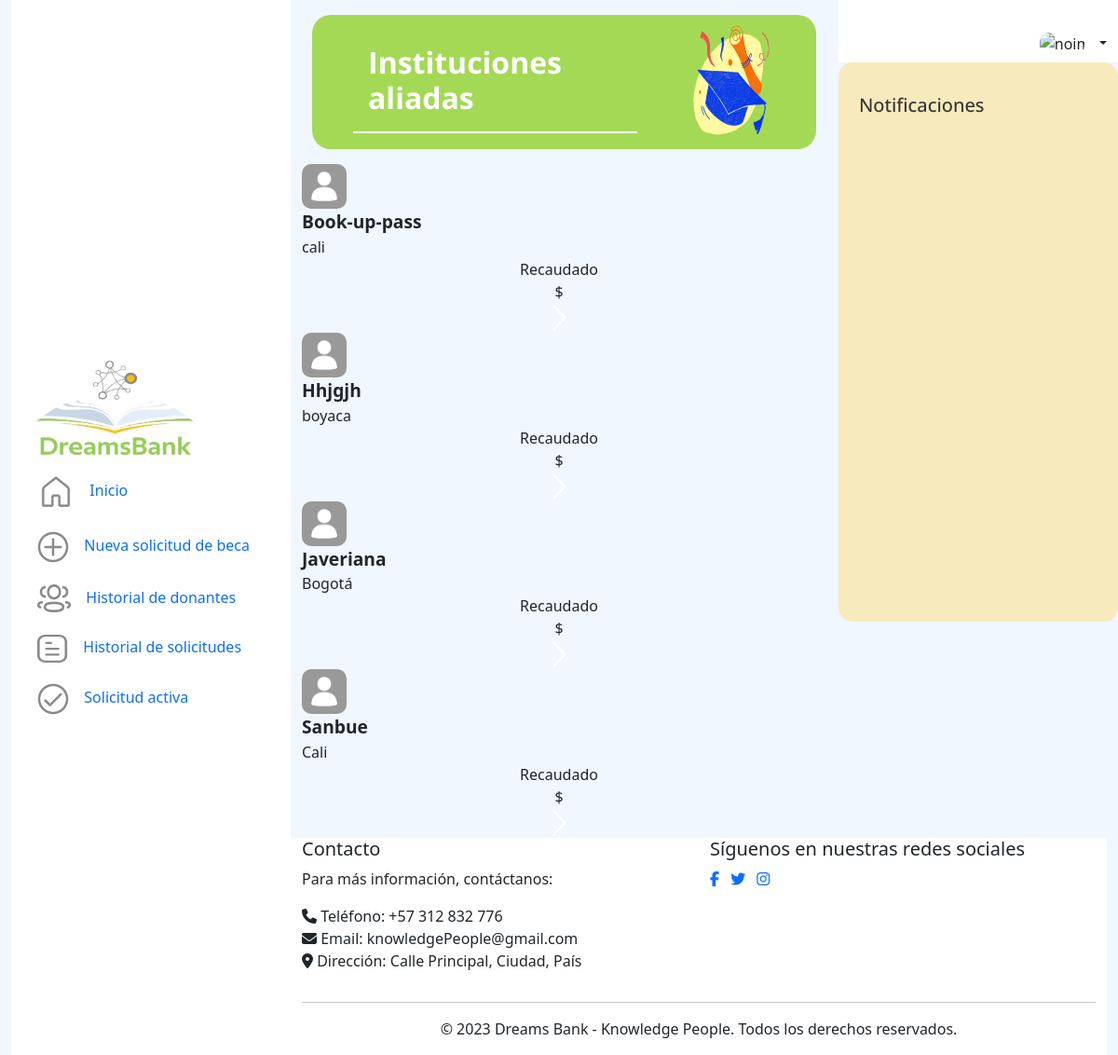
Page /users/institutions/ on the earlier database version.
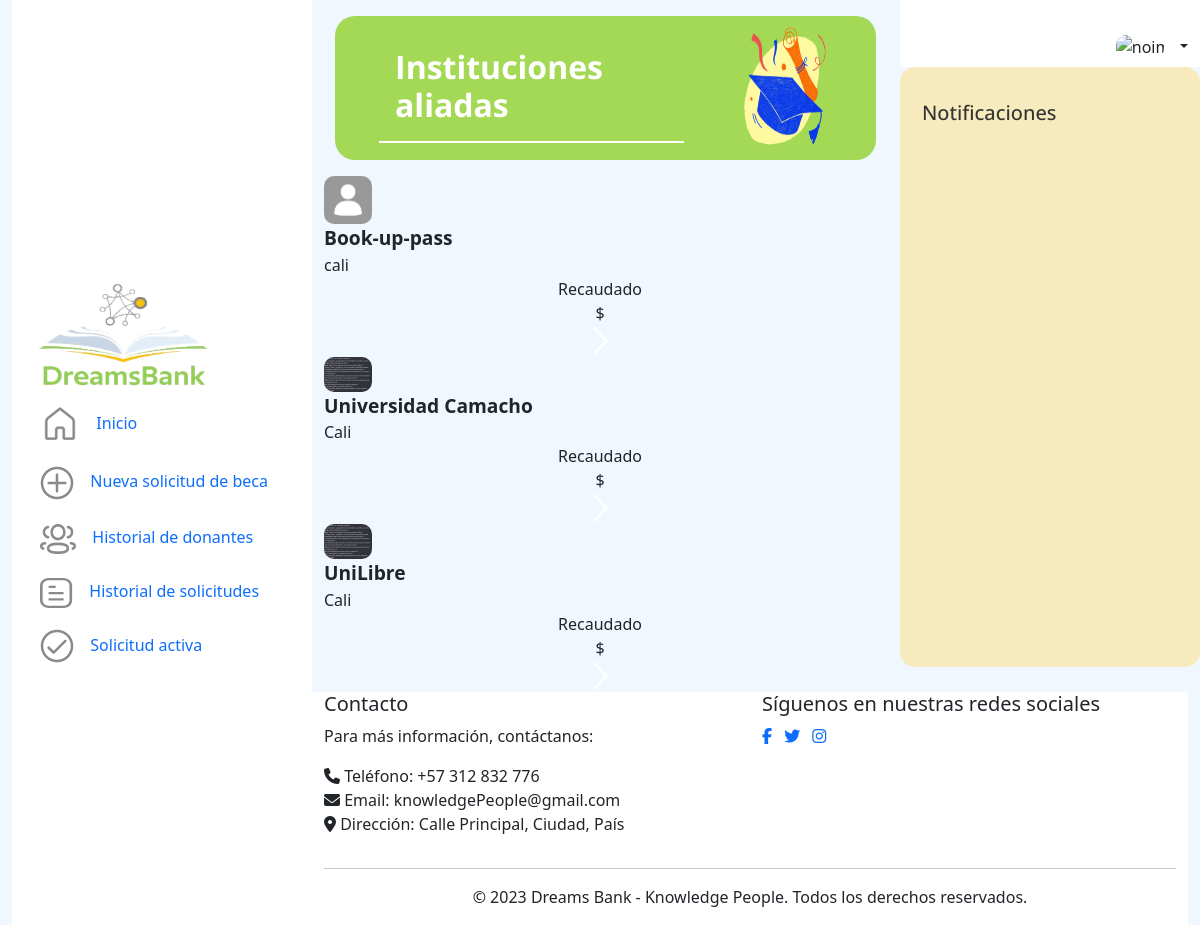
Same page on the later database version.
### users/models.py (models this page shows, shortened)
class User(AbstractBaseUser, PermissionsMixin):
    username=None
    BENEFICIARY=1
    NATURALDONOR=2
    LEGALDONOR=3
    INSTITUTION=4
    ADMIN=5
    ROLE_CHOICE=(
          (BENEFICIARY, 'Beneficiario'),
          (NATURALDONOR,'Donante natural'),
          (LEGALDONOR,'Donante juridico'),
          (INSTITUTION,'Institución'),
          (ADMIN,'Admin'),
    )
    TI=1
    CC=2
    CE=3
    NIT=4
    IDTYPE_CHOICE= ((TI,'Tarjeta de Identidad'),
                (CC,'Cédula de Ciudadanía'),
                ( CE,'Cédula extranjera'),
                (NIT,'NIT'))
    email = models.EmailField(_("email address"), unique=True)
    name=models.CharField(max_length=100,null=False)
    profilePicture= models.ImageField(upload_to="users",null=True, blank=True)
    idType = models.PositiveSmallIntegerField(choices=IDTYPE_CHOICE,null=False)
    numID = models.CharField(max_length=10,null=False)
    role=models.PositiveSmallIntegerField(choices=ROLE_CHOICE,null=False)
    date_joined = models.DateTimeField(auto_now_add=True)
    last_login= models.DateTimeField(auto_now_add=True)
    created_date = models.DateTimeField(auto_now_add=True)
    modified_date = models.DateTimeField(auto_now_add=True)
    contact = models.CharField(max_length=15)
    notifications = models.ManyToManyField(Notification)
    is_staff = models.BooleanField(default=False)
    is_active = models.BooleanField(default=True)
    is_admin = models.BooleanField(default=False)
    is_superadmin = models.BooleanField(default=False)
    is_superuser = models.BooleanField(default=False)
    date_joined = models.DateTimeField(default=timezone.now)
    USERNAME_FIELD = "email"
    REQUIRED_FIELDS = ['name', 'idType', 'numID', 'role']
    objects = UserManager()

class Institution(User):
    description = models.TextField(max_length=255)
    TYPE_CHOICES = (
        ('Tecnica', 'Tecnica'),
        ('Tecnologica', 'Tecnologica'),
        ('Pregrado', 'Pregrado'),
        ('Posgrado','Posgrado')
    )
    type_institution = models.CharField(
        max_length=255,
        blank = False,
    )
    address = models.CharField(max_length=100)
    city = models.CharField(max_length=70)
    money_donation = models.IntegerField(default=0)
    optionsstate= (('A','Aprobada'),
                     ('P','Pendiente'),
                     ('R','Rechazada'))
    verificationState = models.CharField(max_length=30,choices=optionsstate,null=False, default='P')

### users/views.py (the view)
# urls.py: path('institutions/', UserListView.as_view(), name='user_list'),
class UserListView(ListView):
    model = User
    template_name = 'usersList.html'
    context_object_name = 'users'
    def get_queryset(self):
        return User.objects.filter(role=User.INSTITUTION)

### users/templates/usersList.html (shortened to what this page needs)
{% extends 'base.html' %} {% load static %}
    {% block content %}
    <link href="{% static '/historyapplications.css' %}" rel="stylesheet" />
    <link href="{% static 'newscholarship.css' %}" rel="stylesheet" />
    <div class="row mb-3 flex-sm-row" id="contTitulo">
      <div class="col-md-8">
        <br />
        <h1 id="titulo" class="mt-2" style="color: white">Instituciones aliadas</h1>
        <hr id="line" class="w-80" />
      </div>
      <div class="col-md-4">
        <img
          src="../../media/icons/HigherEducation.png"
          alt="No Encontrada"
          class="img-fluid d-none d-md-block"
          id="graduatedImg"
        />
      </div>
    </div>
    {% if users %}
{% for user in users  %}
<tr class="mt-4 align-middle" style="height: 7rem;" >
  <td class="align-middle" style="border-top-left-radius: 10px; border-bottom-left-radius: 10px;">
    {% if user.profilePicture != "" %}
    <img src="/media/{{ user.profilePicture }}" class="img-fluid" alt="noimage"
      style="max-width: 3rem; max-height: 3rem; border-radius: 10px; margin-right: 0.5rem;">
    {% else %}
    <img src="/media/users/profile_default.png" class="img-fluid" alt="noimage"
      style="max-width: 3rem; max-height: 3rem; border-radius: 10px; margin-right: 0.5rem;">
    {% endif %}
  </td>
  <td>
    <div class="row">
      <div class="col-12" style="font-weight: bolder; font-size: larger;">{{ user.name|capfirst }}
      </div>
      <div class="col-12">{{ user.institution.city }}</div>
    </div>
  </td>
  <td>
    <div class="row my-auto">
      <div class="col-12 text-center">Recaudado</div>
      <div class="col-12 text-center">$ {{ user.money_donation }}</div>
    </div>
  </td>
  <td
    style="background-color: rgba(242, 159, 5, 0.7); border-top-right-radius: 10px; border-bottom-right-radius: 10px;"
    class="align-middle">
    <div class="d-flex align-items-center justify-content-center">
      <button type="submit" class="btn btn-link p-0" style=" border: none;" name="viewBeneficiaryDetails"
        data-scholarship-id="{{ user.id_user.name }}">
        <a href="{% url 'scholarships:showdetailsinstitucion' id=user.id %}">
        <img src="/media/images/Forward.png" class="img-fluid" alt="noimage"
          style="max-width: 3rem; max-height: 3rem;">
        </a>
      </button>
    </div>
  </td>
</tr>
{% endfor %}
    {% endif %}
    {% endblock %}

Differences in the rows shown:
removed User: profilePicture (placeholder picture), name "Hhjgjh", institution.city "boyaca"
no longer on this page (row edited): User: profilePicture (placeholder picture), name "Javeriana", institution.city "Bogotá"
removed User: profilePicture (placeholder picture), name "Sanbue", institution.city "Cali"
added User: profilePicture (picture), name "Universidad Camacho", institution.city "Cali"
added User: profilePicture (picture), name "UniLibre", institution.city "Cali"
